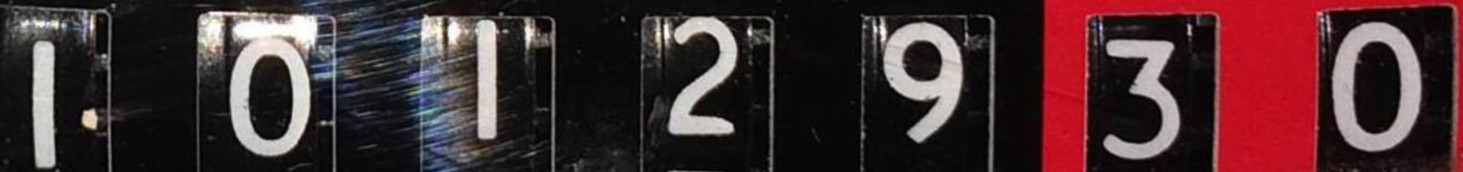
#> input picture meterReader/MeterPictures/cr3.jpg, 1463 x 172 px
$ python flipper.py ../MeterPictures/cr3.jpg
#> lines starting #> are read from the running program, lines starting #| are printed output that depends on the picture
import cv2
import sys
#Flip black and white in a grayscale image
#Overwrites the image
def flipper(imgString):
#> called with imgString = '../MeterPictures/cr3.jpg'
     img = cv2.imread(imgString)
#> img is the input picture: shape (172, 1463, 3); mean B, G, R 49, 46.7, 69.3
     img = cv2.bitwise_not(img)
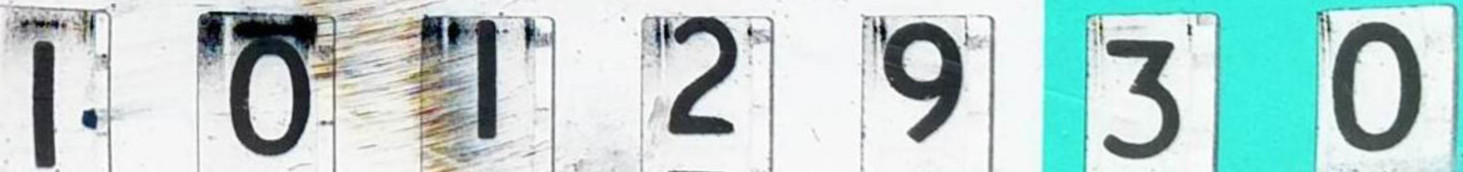
#> img: shape (172, 1463, 3); mean B, G, R 206, 208.3, 185.7
     cv2.imwrite(imgString,img)


flipper(sys.argv[1])

$ run again, on meterReader/MeterPictures/cr8.png
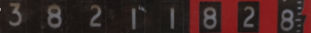
#> input picture meterReader/MeterPictures/cr8.png, 311 x 33 px
#> in flipper, img is the input picture: shape (33, 311, 3); mean B, G, R 34.6, 35.7, 57.4
#> in flipper, `img = cv2.bitwise_not(img)`:
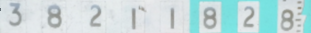
#> img: shape (33, 311, 3); mean B, G, R 220.4, 219.3, 197.6

$ run again, on meterReader/MeterPictures/gas_gimp.png
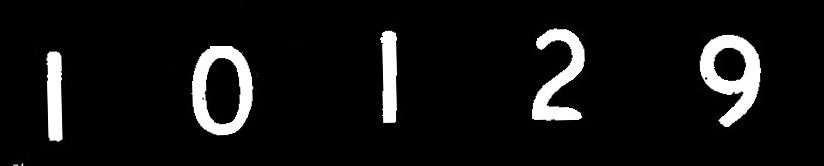
#> input picture meterReader/MeterPictures/gas_gimp.png, 824 x 166 px
#> in flipper, img is the input picture: shape (166, 824, 3); min 0, max 255, mean 18.5
#> in flipper, `img = cv2.bitwise_not(img)`:
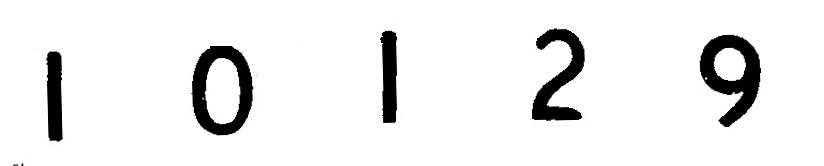
#> img: shape (166, 824, 3); min 0, max 255, mean 236.5
